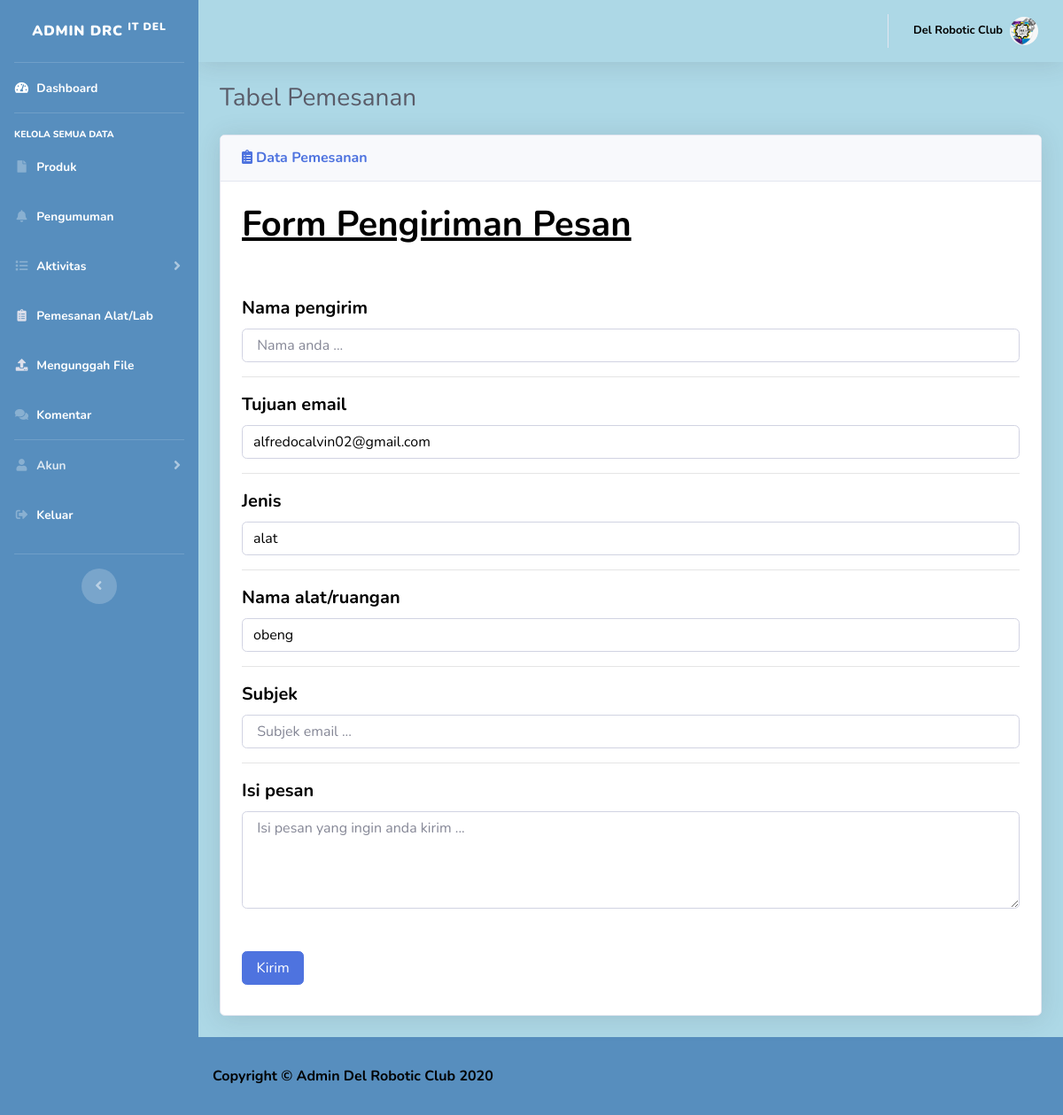
The app's page /admin/pesan_email.php?id=2 with its own data.
### tables this page shows
CREATE TABLE `pemesanan` (
  `id_pemesanan` int(5) NOT NULL,
  `nama_lengkap` varchar(100) NOT NULL,
  `prodi` varchar(40) NOT NULL,
  `email` varchar(45) NOT NULL,
  `nama` varchar(45) NOT NULL,
  `jenis` varchar(40) NOT NULL,
  `tgl_pinjam` timestamp NOT NULL DEFAULT CURRENT_TIMESTAMP,
  `tgl_kembali` timestamp NOT NULL DEFAULT CURRENT_TIMESTAMP
);

### admin/pesan_email.php (the view, shortened to what this page needs)
<!DOCTYPE html>
<html lang="en">
    <head>
    <?php
        include 'commons/header.php';
    ?>
    </head>
    <body id="page-top">
        <div id="wrapper">
            <div class="container-fluid">
                <h1 class="h3 mb-2 text-gray-800">Tabel Pemesanan</h1>
                <div class="card shadow mb-4">
                    <div class="card-header py-3">
                    <h6 class="m-0 font-weight-bold text-primary"><span class="fas fa-fw fa-clipboard-list"></span>Data Pemesanan</h6>
                    </div>
                    <?php
                        include 'database/koneksi.php';
                    ?>
                    <?php
                        $id_pesanan=mysqli_real_escape_string($koneksi, $_GET['id']);
                        $det=mysqli_query($koneksi, "SELECT * FROM pemesanan WHERE id_pemesanan='$id_pesanan'")or die(mysql_error());
                        while($d=mysqli_fetch_array($det)){
                    ?>
                    <div class=""><br>
                        <div class="col-md-12 col-md-offset-3 container" style="color:black;">
                            <h1><span class="break"></span><b><u> Form Pengiriman Pesan</u></b></h1><br><br>
                            <div>
                                <label style="font-size:20px;" for="focusedInput"><strong> Nama pengirim  </strong></label>
                                <input style="color:black;width:100%;" id="name" class="form-control" placeholder=" Nama anda ..." required>
                            </div><hr>
                            <div class="control-group">
                                <label class="control-label" style="font-size:20px;" for="focusedInput"><strong> Tujuan email </strong></label>
                                <input style="color:black;width:100%;" id="email" class="form-control" value="<?php echo $d['email'] ?>" required>
                            </div><hr>
                            <div class="control-group">
                                <label class="control-label" style="font-size:20px;" for="focusedInput"><strong> Jenis  </strong></label>
                                <input style="color:black;width:100%;" id="subject" class="form-control" value="<?php echo $d['jenis'] ?>" required>
                            </div><hr>
                            <div class="control-group">
                                <label class="control-label" style="font-size:20px;" for="focusedInput"><strong> Nama alat/ruangan  </strong></label>
                                <input style="color:black;width:100%;" id="subject" class="form-control" value="<?php echo $d['nama'] ?>" required>
                            </div><hr>
                            <div class="control-group">
                                <label class="control-label" style="font-size:20px;" for="focusedInput"><strong> Subjek  </strong></label>
                                <input style="color:black;width:100%;" id="subject" class="form-control" placeholder=" Subjek email ..." required>
                            </div><hr>
                            <div class="control-group">
                                <label class="control-label" style="font-size:20px;" for="focusedInput"><strong> Isi pesan </strong></label>
                                <textarea style="color:black;width:100%;border-box:2px black;" rows="4" id="body" placeholder=" Isi pesan yang ingin anda kirim ..." class="form-control" required></textarea>
                            </div><br><br>
                            <input style="float:left;color:#fff;width:8%;" type="button" value="Kirim" onclick="kirimEmail()" class="btn btn-primary">
                        </div><br><br><br>
                    </div>
                    <?php } ?>
                </div>
                </div>
            </div>
        <?php
            include 'commons/footer.php';
        ?>
    </body>
</html>

### records on screen
pemesanan: email "alfredocalvin02@gmail.com", jenis "alat", nama "obeng"
